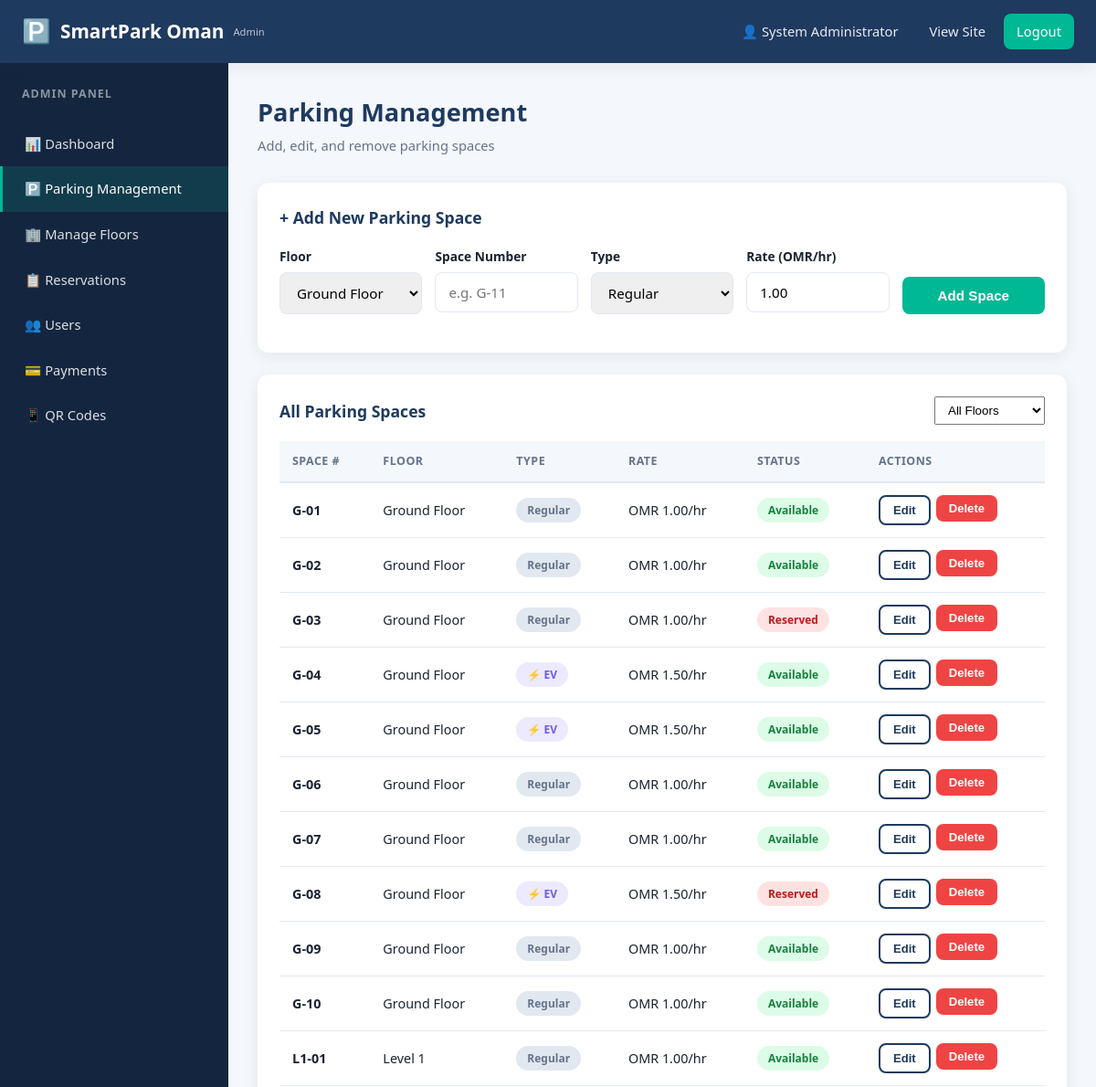
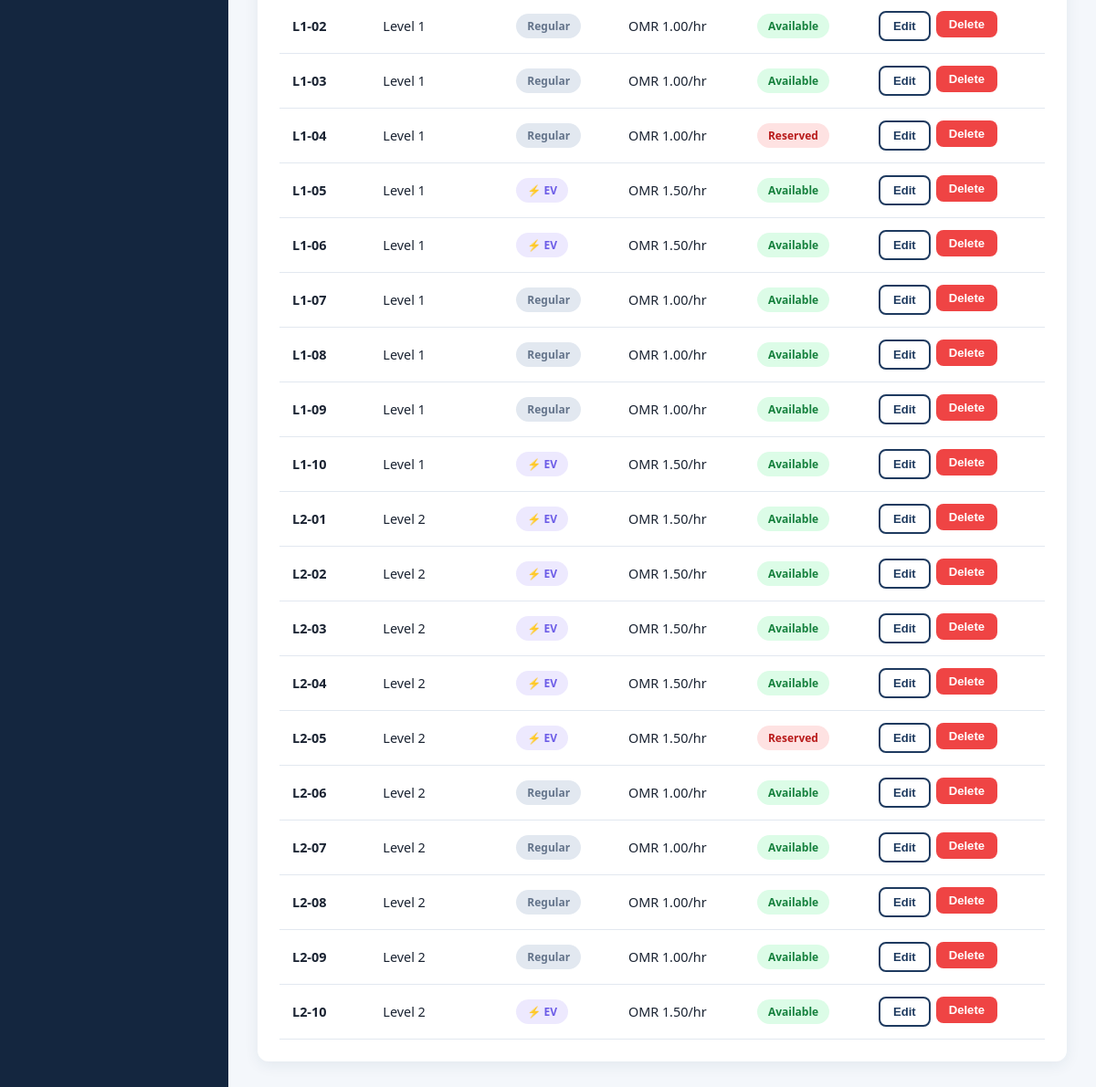
/admin/parking_management.php (signed in), run on the app's committed database (2 pictures, top to bottom).
### tables this page shows
CREATE TABLE parking_spaces (
    space_id INT AUTO_INCREMENT PRIMARY KEY,
    floor_id INT NOT NULL,
    space_number VARCHAR(20) NOT NULL,
    space_type ENUM('Regular','EV') NOT NULL DEFAULT 'Regular',
    has_charger TINYINT(1) DEFAULT 0,
    hourly_rate DECIMAL(10,2) NOT NULL DEFAULT 1.500,
    status ENUM('available','reserved','maintenance') DEFAULT 'available',
    created_at DATETIME DEFAULT CURRENT_TIMESTAMP,
    FOREIGN KEY (floor_id) REFERENCES parking_floors(floor_id) ON DELETE CASCADE,
    UNIQUE KEY unique_space_per_floor (floor_id, space_number)
);

CREATE TABLE parking_floors (
    floor_id INT AUTO_INCREMENT PRIMARY KEY,
    floor_name VARCHAR(50) NOT NULL,
    floor_level INT NOT NULL,
    description VARCHAR(255),
    status ENUM('active','inactive') DEFAULT 'active',
    created_at DATETIME DEFAULT CURRENT_TIMESTAMP
);

### admin/parking_management.php (the view, shortened to what this page needs)
<?php
require_once __DIR__ . '/../config/config.php';
$floors = $conn->query("SELECT * FROM parking_floors ORDER BY floor_level ASC");
$floorList = [];
while ($f = $floors->fetch_assoc()) { $floorList[] = $f; }
$sql = "SELECT ps.*, pf.floor_name FROM parking_spaces ps JOIN parking_floors pf ON ps.floor_id=pf.floor_id";
$sql .= " ORDER BY pf.floor_level ASC, ps.space_number ASC";
$spaces = $conn->query($sql);
require_once __DIR__ . '/includes/admin_header.php';
?>
<div class="page-header">
    <div><h1>Parking Management</h1><p>Add, edit, and remove parking spaces</p></div>
</div>
<div class="panel">
    <div class="panel-title">+ Add New Parking Space</div>
    <form method="POST" action="parking_management.php">
        <div class="form-row" style="grid-template-columns: 1fr 1fr 1fr 1fr 1fr;">
            <div class="form-group">
                <label>Floor</label>
                <select name="floor_id" required>
                    <?php foreach ($floorList as $f): ?>
                        <option value="<?php echo $f['floor_id']; ?>"><?php echo htmlspecialchars($f['floor_name']); ?></option>
                    <?php endforeach; ?>
                </select>
            </div>
            <div class="form-group"><label>Space Number</label><input type="text" name="space_number" placeholder="e.g. G-11" required></div>
            <div class="form-group">
                <label>Type</label>
                <select name="space_type" required>
                    <option value="Regular">Regular</option>
                </select>
            </div>
            <div class="form-group"><label>Rate (<?php echo CURRENCY; ?>/hr)</label><input type="number" step="0.01" name="hourly_rate" value="1.00" required></div>
            <div class="form-group" style="display:flex; align-items:flex-end;">
                <button type="submit" name="add_space" class="btn btn-primary btn-block">Add Space</button>
            </div>
        </div>
    </form>
</div>
<div class="panel">
    <div class="panel-title">
        All Parking Spaces
        <select onchange="window.location.href='parking_management.php?floor='+this.value" style="width:auto; padding:6px 10px;">
            <option value="0">All Floors</option>
        </select>
    </div>
    <div class="table-wrap">
        <table class="data-table">
            <thead><tr><th>Space #</th><th>Floor</th><th>Type</th><th>Rate</th><th>Status</th><th>Actions</th></tr></thead>
            <tbody>
            <?php while ($sp = $spaces->fetch_assoc()): ?>
                <tr>
                    <td><strong><?php echo htmlspecialchars($sp['space_number']); ?></strong></td>
                    <td><?php echo htmlspecialchars($sp['floor_name']); ?></td>
                    <td><span class="badge badge-<?php echo $sp['space_type']==='EV'?'ev':'regular'; ?>"><?php echo $sp['space_type']==='EV'?'⚡ EV':'Regular'; ?></span></td>
                    <td><?php echo CURRENCY . ' ' . number_format($sp['hourly_rate'],2); ?>/hr</td>
                    <td><span class="badge badge-<?php echo $sp['status']; ?>"><?php echo ucfirst($sp['status']); ?></span></td>
                    <td>
                        <div style="display:flex; gap:6px;">
                            <button type="button" class="btn btn-outline btn-sm" onclick="openEdit(<?php echo htmlspecialchars(json_encode($sp)); ?>)">Edit</button>
                            <form method="POST" onsubmit="return confirm('Delete this space?');" style="display:inline;">
                                <button type="submit" name="delete_space" class="btn btn-danger btn-sm">Delete</button>
                            </form>
                        </div>
                    </td>
                </tr>
            <?php endwhile; ?>
            </tbody>
        </table>
    </div>
</div>
<?php require_once __DIR__ . '/includes/admin_footer.php'; ?>

### assets/css/style.css (style rules this page uses)
:root { --primary: #1e3a5f; --primary-dark: #14263f; --primary-light: #2c5282; --accent: #00b894; --accent-dark: #00997a; --ev-color: #6c5ce7; --ev-light: #a29bfe; --available: #22c55e; --available-bg: #dcfce7; --reserved: #ef4444; --reserved-bg: #fee2e2; --maintenance: #f59e0b; --maintenance-bg: #fef3c7; --bg-light: #f4f7fb; --white: #ffffff; --text-dark: #1a2332; --text-muted: #64748b; --border: #e2e8f0; --shadow: 0 4px 16px rgba(30, 58, 95, 0.08); --shadow-lg: 0 10px 32px rgba(30, 58, 95, 0.14); --radius: 12px; }
* { margin: 0; padding: 0; box-sizing: border-box; }
body { font-family: 'Segoe UI', Tahoma, Geneva, Verdana, sans-serif; background: var(--bg-light); color: var(--text-dark); line-height: 1.6; }
.btn { display: inline-block; padding: 12px 24px; border-radius: 8px; font-weight: 600; font-size: 0.95rem; border: none; cursor: pointer; transition: all 0.2s ease; text-align: center; }
.btn-primary { background: var(--accent); color: var(--white); }
.btn-outline { background: transparent; border: 2px solid var(--primary); color: var(--primary); }
.btn-danger { background: var(--reserved); color: var(--white); }
.btn-block { width: 100%; }
.btn-sm { padding: 7px 14px; font-size: 0.82rem; }
.form-group { margin-bottom: 18px; }
.form-group label { display: block; font-size: 0.86rem; font-weight: 600; color: var(--text-dark); margin-bottom: 6px; }
.form-group input, .form-group select, .form-group textarea { width: 100%; padding: 11px 14px; border: 1.5px solid var(--border); border-radius: 8px; font-size: 0.95rem; transition: border-color 0.2s; font-family: inherit; }
.form-row { display: grid; grid-template-columns: 1fr 1fr; gap: 14px; }
.page-header { display: flex; justify-content: space-between; align-items: center; margin-bottom: 28px; flex-wrap: wrap; gap: 12px; }
.page-header h1 { font-size: 1.7rem; color: var(--primary); font-weight: 800; }
.page-header p { color: var(--text-muted); font-size: 0.92rem; margin-top: 4px; }
.panel { background: var(--white); border-radius: var(--radius); box-shadow: var(--shadow); padding: 24px; margin-bottom: 24px; }
.panel-title { font-size: 1.1rem; font-weight: 700; color: var(--primary); margin-bottom: 18px; display: flex; justify-content: space-between; align-items: center; }
.table-wrap { overflow-x: auto; }
table.data-table { width: 100%; border-collapse: collapse; font-size: 0.9rem; }
table.data-table th { text-align: left; padding: 12px 14px; background: var(--bg-light); color: var(--text-muted); font-weight: 700; font-size: 0.78rem; text-transform: uppercase; letter-spacing: 0.5px; border-bottom: 2px solid var(--border); }
table.data-table td { padding: 13px 14px; border-bottom: 1px solid var(--border); vertical-align: middle; }
.badge { display: inline-block; padding: 4px 12px; border-radius: 20px; font-size: 0.75rem; font-weight: 700; }
.badge-available { background: var(--available-bg); color: #15803d; }
.badge-reserved { background: var(--reserved-bg); color: #b91c1c; }
.badge-ev { background: #ede9fe; color: var(--ev-color); }
.badge-regular { background: #e2e8f0; color: var(--text-muted); }

### data on the page
parking_spaces: space_number "G-01", floor.floor_name "Ground Floor", space_type "Regular", hourly_rate "1.00", status "Available"
parking_spaces: space_number "G-02", floor.floor_name "Ground Floor", space_type "Regular", hourly_rate "1.00", status "Available"
parking_spaces: space_number "G-03", floor.floor_name "Ground Floor", space_type "Regular", hourly_rate "1.00", status "Reserved"
parking_spaces: space_number "G-04", floor.floor_name "Ground Floor", space_type "⚡ EV", hourly_rate "1.50", status "Available"
parking_spaces: space_number "G-05", floor.floor_name "Ground Floor", space_type "⚡ EV", hourly_rate "1.50", status "Available"
parking_spaces: space_number "G-06", floor.floor_name "Ground Floor", space_type "Regular", hourly_rate "1.00", status "Available"
parking_spaces: space_number "G-07", floor.floor_name "Ground Floor", space_type "Regular", hourly_rate "1.00", status "Available"
parking_spaces: space_number "G-08", floor.floor_name "Ground Floor", space_type "⚡ EV", hourly_rate "1.50", status "Reserved"
parking_spaces: space_number "G-09", floor.floor_name "Ground Floor", space_type "Regular", hourly_rate "1.00", status "Available"
parking_spaces: space_number "G-10", floor.floor_name "Ground Floor", space_type "Regular", hourly_rate "1.00", status "Available"
parking_spaces: space_number "L1-01", floor.floor_name "Level 1", space_type "Regular", hourly_rate "1.00", status "Available"
parking_spaces: space_number "L1-02", floor.floor_name "Level 1", space_type "Regular", hourly_rate "1.00", status "Available"
parking_spaces: space_number "L1-03", floor.floor_name "Level 1", space_type "Regular", hourly_rate "1.00", status "Available"
parking_spaces: space_number "L1-04", floor.floor_name "Level 1", space_type "Regular", hourly_rate "1.00", status "Reserved"
parking_spaces: space_number "L1-05", floor.floor_name "Level 1", space_type "⚡ EV", hourly_rate "1.50", status "Available"
parking_spaces: space_number "L1-06", floor.floor_name "Level 1", space_type "⚡ EV", hourly_rate "1.50", status "Available"
parking_spaces: space_number "L1-07", floor.floor_name "Level 1", space_type "Regular", hourly_rate "1.00", status "Available"
parking_spaces: space_number "L1-08", floor.floor_name "Level 1", space_type "Regular", hourly_rate "1.00", status "Available"
parking_spaces: space_number "L1-09", floor.floor_name "Level 1", space_type "Regular", hourly_rate "1.00", status "Available"
parking_spaces: space_number "L1-10", floor.floor_name "Level 1", space_type "⚡ EV", hourly_rate "1.50", status "Available"
parking_spaces: space_number "L2-01", floor.floor_name "Level 2", space_type "⚡ EV", hourly_rate "1.50", status "Available"
parking_spaces: space_number "L2-02", floor.floor_name "Level 2", space_type "⚡ EV", hourly_rate "1.50", status "Available"
parking_spaces: space_number "L2-03", floor.floor_name "Level 2", space_type "⚡ EV", hourly_rate "1.50", status "Available"
parking_spaces: space_number "L2-04", floor.floor_name "Level 2", space_type "⚡ EV", hourly_rate "1.50", status "Available"
parking_spaces: space_number "L2-05", floor.floor_name "Level 2", space_type "⚡ EV", hourly_rate "1.50", status "Reserved"
parking_spaces: space_number "L2-06", floor.floor_name "Level 2", space_type "Regular", hourly_rate "1.00", status "Available"
parking_spaces: space_number "L2-07", floor.floor_name "Level 2", space_type "Regular", hourly_rate "1.00", status "Available"
parking_spaces: space_number "L2-08", floor.floor_name "Level 2", space_type "Regular", hourly_rate "1.00", status "Available"
parking_spaces: space_number "L2-09", floor.floor_name "Level 2", space_type "Regular", hourly_rate "1.00", status "Available"
parking_spaces: space_number "L2-10", floor.floor_name "Level 2", space_type "⚡ EV", hourly_rate "1.50", status "Available"

### other printed values
SITE_NAME "SmartPark Oman"
$_SESSION['admin_name'] "System Administrator"
CURRENCY "OMR"
form field floor_id "Ground Floor"
